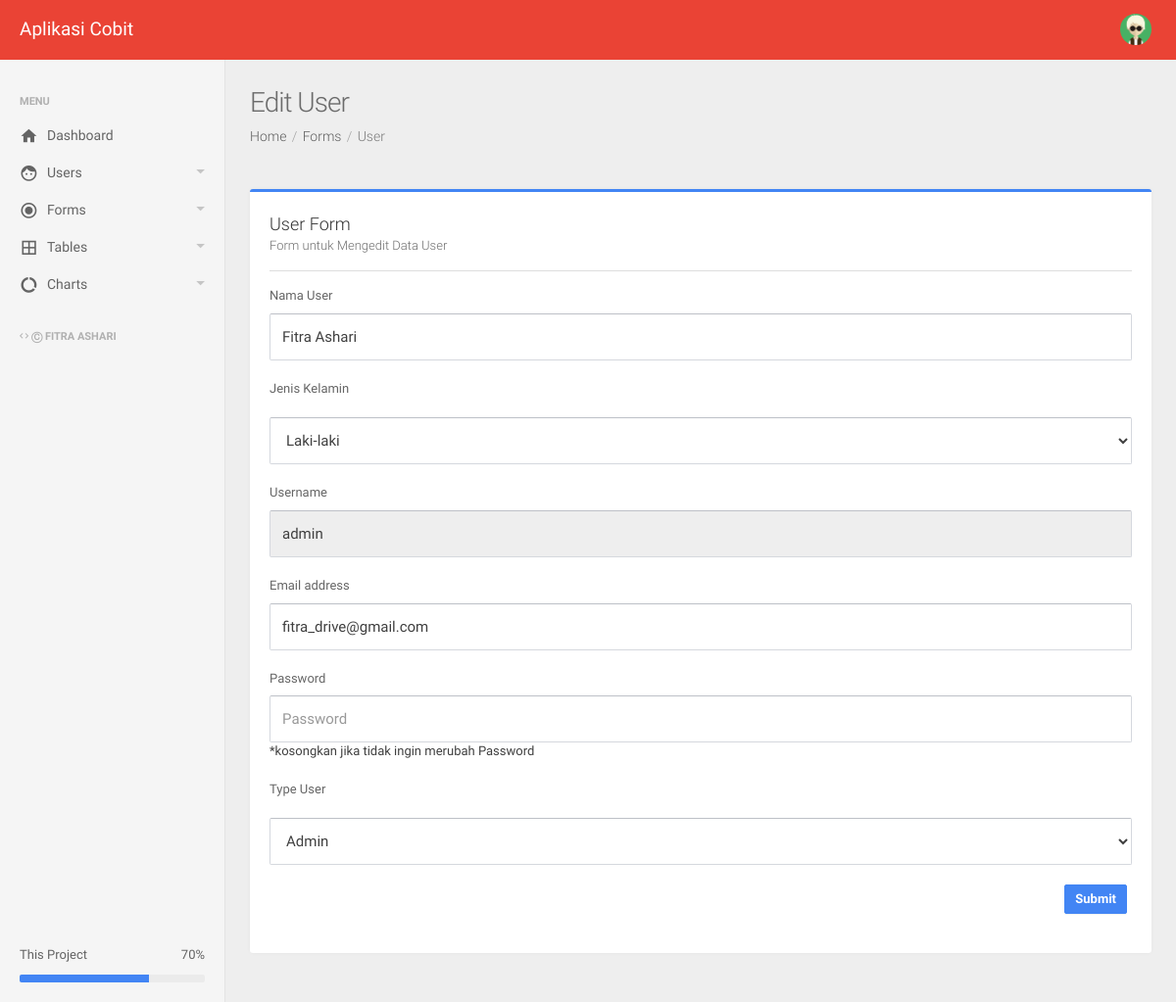
Screenshot of /index.php?page=edit_user&kd_user=admin (signed in) with the database file from the repository.
### tables this page shows
CREATE TABLE `user` (
  `kd_user` varchar(10) NOT NULL,
  `password` varchar(32) NOT NULL,
  `email` varchar(25) NOT NULL,
  `nama_user` varchar(50) NOT NULL,
  `jenkel` varchar(10) NOT NULL,
  `lvl` varchar(10) NOT NULL
);

### e_user.php (the view, shortened to what this page needs)
<?php
include "koneksi.php";
$kd_user = $_GET['kd_user'];
 $tampil=mysqli_query($conn,"SELECT * from user where kd_user='$kd_user'");
$data=mysqli_fetch_assoc($tampil);
?>
        <div class="page-head">
          <h2 class="page-head-title">Edit User</h2>
          <ol class="breadcrumb page-head-nav">
            <li><a href="#">Home</a></li>
            <li><a href="#">Forms</a></li>
            <li class="active">User</li>
          </ol>
        </div>
        <div class="main-content container-fluid">
          <div class="row">
            <div class="col-sm-12">
              <div class="panel panel-default panel-border-color panel-border-color-primary">
                <div class="panel-heading panel-heading-divider">User Form<span class="panel-subtitle">Form untuk Mengedit Data User</span></div>
                <div class="panel-body">
                  <form action="up_user.php" method="post" data-parsley-validate="" novalidate="">
                    <div class="form-group">
                      <label>Nama User</label>
                      <input type="text" name="nm_user" parsley-trigger="change" required="" placeholder="Enter Nama User" autocomplete="off" class="form-control" value="<?php echo $data['nama_user'];?>">
                    </div>
                  <div class="form-group">
                      <label class="form-group">Jenis Kelamin</label>
                        <select name="jenkel" class="form-control">
                                                    <option value="Laki-Laki"
                          <?php if ($data['jenkel'] == "Laki-laki"){
                            echo " Selected";
                            }?>
                          >Laki-laki</option>
                        </select>
                      </div>
                    <div class="form-group">
                      <label>Username</label> <input type="text" name="usr" parsley-trigger="change" disabled="" placeholder="Enter username" autocomplete="off" class="form-control" value="<?php echo $data['kd_user'];?>">
                    </div>
                    <div class="form-group">
                      <label>Email address</label>
                      <input type="email" name="email" parsley-trigger="change" required="" placeholder="Enter email" autocomplete="off" class="form-control" value="<?php echo $data['email'];?>">
                    </div>
                    <div class="form-group">
                      <label>Password</label>
                      <input id="pass1"  name="password" type="password" placeholder="Password" class="form-control">
                      *kosongkan jika tidak ingin merubah Password
                    </div>
                  <div class="form-group">
                      <label class="form-group">Type User</label>
                        <select name="lvl" class="form-control">
                          <option value="admin"
                          <?php if ($data['lvl'] == "admin"){
                            echo " Selected";
                            }?>
                          >Admin</option>
                        </select>
                      </div>
                    <p class="text-right">
                      <button type="submit" class="btn btn-space btn-primary">Submit</button>
                                   </p>
                  </form>
                </div>
              </div>
            </div>
          </div>
        </div>

### rows the page displays
user: nm_user "Fitra Ashari", usr "admin", email "fitra_drive@gmail.com"
